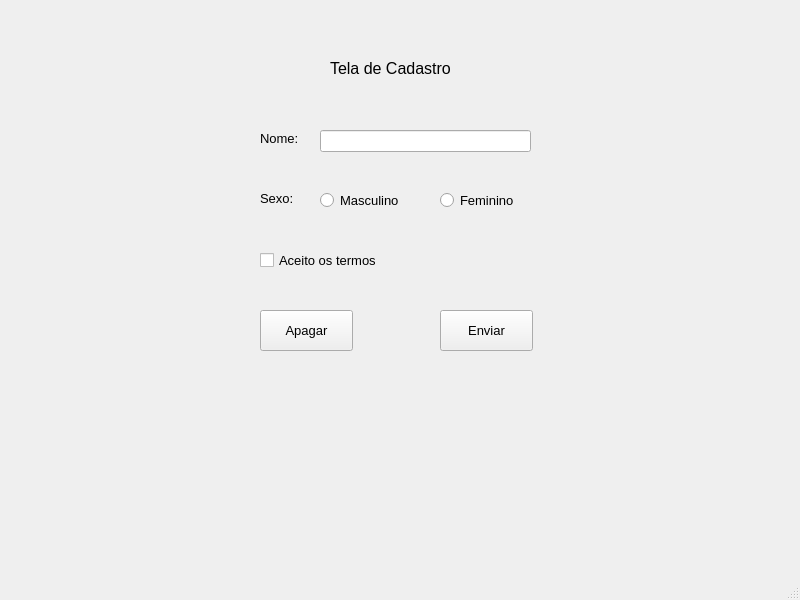
<?xml version="1.0" encoding="UTF-8"?>
<ui version="4.0">
 <class>MainWindow</class>
 <widget class="QMainWindow" name="MainWindow">
  <property name="geometry">
   <rect>
    <x>0</x>
    <y>0</y>
    <width>800</width>
    <height>600</height>
   </rect>
  </property>
  <property name="windowTitle">
   <string>MainWindow</string>
  </property>
  <widget class="QWidget" name="centralwidget">
   <widget class="QLabel" name="label">
    <property name="geometry">
     <rect>
      <x>330</x>
      <y>60</y>
      <width>161</width>
      <height>16</height>
     </rect>
    </property>
    <property name="font">
     <font>
      <pointsize>12</pointsize>
      <weight>50</weight>
      <bold>false</bold>
     </font>
    </property>
    <property name="text">
     <string>Tela de Cadastro</string>
    </property>
   </widget>
   <widget class="QLabel" name="label_2">
    <property name="geometry">
     <rect>
      <x>260</x>
      <y>130</y>
      <width>55</width>
      <height>16</height>
     </rect>
    </property>
    <property name="font">
     <font>
      <pointsize>10</pointsize>
     </font>
    </property>
    <property name="text">
     <string>Nome:</string>
    </property>
   </widget>
   <widget class="QLabel" name="label_3">
    <property name="geometry">
     <rect>
      <x>260</x>
      <y>190</y>
      <width>55</width>
      <height>16</height>
     </rect>
    </property>
    <property name="font">
     <font>
      <pointsize>10</pointsize>
     </font>
    </property>
    <property name="text">
     <string>Sexo:</string>
    </property>
   </widget>
   <widget class="QPushButton" name="pushButton_apagar">
    <property name="geometry">
     <rect>
      <x>260</x>
      <y>310</y>
      <width>93</width>
      <height>41</height>
     </rect>
    </property>
    <property name="font">
     <font>
      <pointsize>10</pointsize>
     </font>
    </property>
    <property name="text">
     <string>Apagar</string>
    </property>
   </widget>
   <widget class="QPushButton" name="pushButton_enviar">
    <property name="geometry">
     <rect>
      <x>440</x>
      <y>310</y>
      <width>93</width>
      <height>41</height>
     </rect>
    </property>
    <property name="font">
     <font>
      <pointsize>10</pointsize>
     </font>
    </property>
    <property name="text">
     <string>Enviar</string>
    </property>
   </widget>
   <widget class="QRadioButton" name="radioButton_masculino">
    <property name="geometry">
     <rect>
      <x>320</x>
      <y>190</y>
      <width>101</width>
      <height>20</height>
     </rect>
    </property>
    <property name="font">
     <font>
      <pointsize>10</pointsize>
     </font>
    </property>
    <property name="text">
     <string>Masculino</string>
    </property>
   </widget>
   <widget class="QRadioButton" name="radioButton_feminino">
    <property name="geometry">
     <rect>
      <x>440</x>
      <y>190</y>
      <width>95</width>
      <height>20</height>
     </rect>
    </property>
    <property name="font">
     <font>
      <pointsize>10</pointsize>
     </font>
    </property>
    <property name="text">
     <string>Feminino</string>
    </property>
   </widget>
   <widget class="QCheckBox" name="checkBox_aceite">
    <property name="geometry">
     <rect>
      <x>260</x>
      <y>250</y>
      <width>161</width>
      <height>20</height>
     </rect>
    </property>
    <property name="font">
     <font>
      <pointsize>10</pointsize>
     </font>
    </property>
    <property name="text">
     <string>Aceito os termos</string>
    </property>
   </widget>
   <widget class="QLineEdit" name="lineEdit_nome">
    <property name="geometry">
     <rect>
      <x>320</x>
      <y>130</y>
      <width>211</width>
      <height>22</height>
     </rect>
    </property>
   </widget>
  </widget>
  <widget class="QMenuBar" name="menubar">
   <property name="geometry">
    <rect>
     <x>0</x>
     <y>0</y>
     <width>800</width>
     <height>26</height>
    </rect>
   </property>
  </widget>
  <widget class="QStatusBar" name="statusbar"/>
 </widget>
 <resources/>
 <connections/>
</ui>
